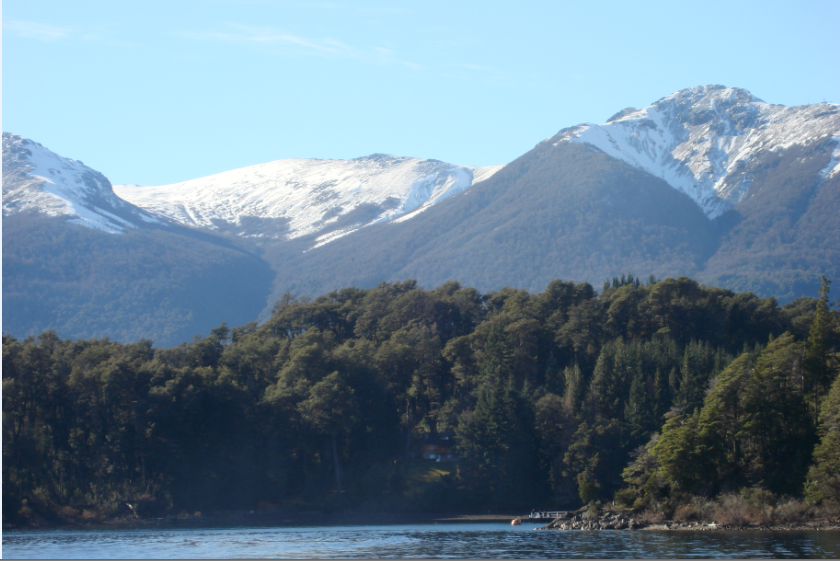
#> input picture testes/test2.jpg, 840 x 561 px
$ python test3.py   (older library calls are emulated)
#> lines starting #> are read from the running program, lines starting #| are printed output that depends on the picture; after the words box and inside, x2 and y2 are one past the last pixel; in counts of white or black regions, pixels touching at a corner belong together
from scipy import ndimage as ndi
import matplotlib.pyplot as plt

from skimage.morphology import watershed, disk
from skimage import data, io, color
from skimage.filters import rank
from skimage.util import img_as_ubyte


# image = img_as_ubyte(data.camera())
image = io.imread('test2.jpg')
#> image is the input picture: shape (561, 840, 4); mean R, G, B, A 106.5, 130.2, 147.5, 255
image = color.rgb2gray(image)
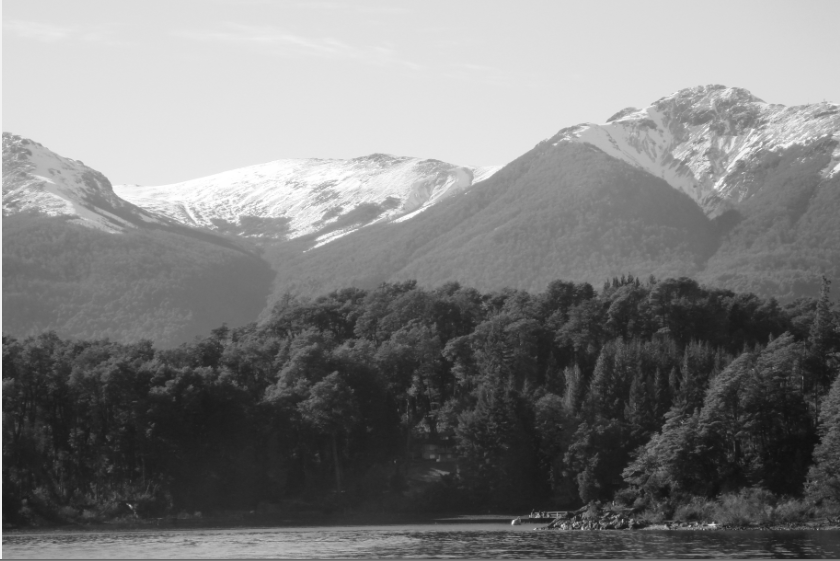
#> image: shape (561, 840) float64; min 0.0642, max 1, mean 0.496


# denoise image
denoised = rank.median(image, disk(6))

# find continuous region (low gradient -
# where less than 10 for this image) --> markers
# disk(5) is used here to get a more smooth image
markers = rank.gradient(denoised, disk(10)) < 10
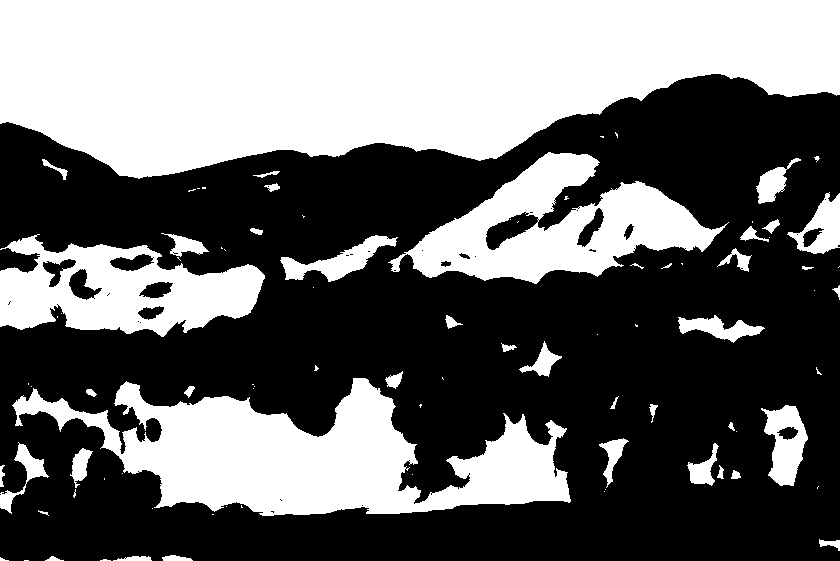
#> markers: shape (561, 840) bool; 41.9% white; 89 white regions (47 under 20 px), largest, box (x1, y1, x2, y2) and area: (0, 0, 840, 179) 111486, (12, 378, 571, 516) 37208, (388, 152, 729, 284) 19549
markers = ndi.label(markers)[0]
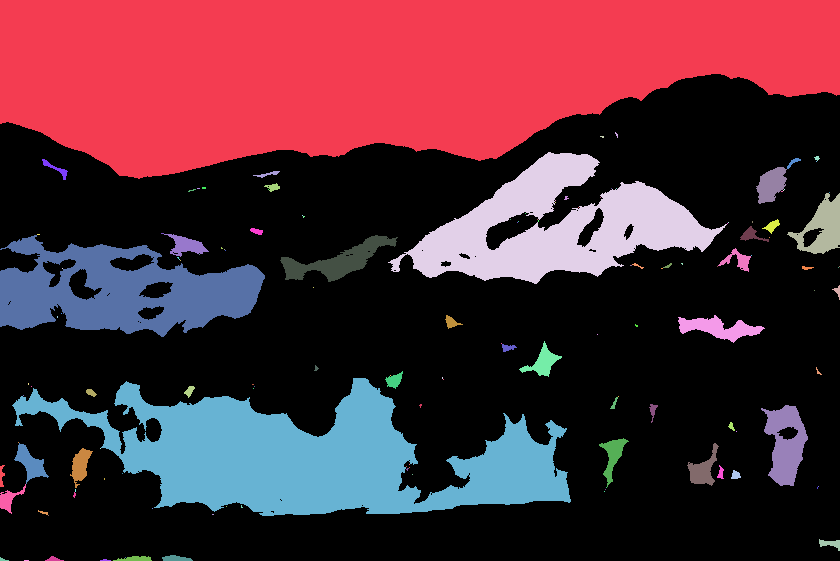
#> markers: shape (561, 840) int32; 139 distinct labels, from 0 to 138; one colour per label, 0 black

# local gradient (disk(2) is used to keep edges thin)
gradient = rank.gradient(denoised, disk(2))
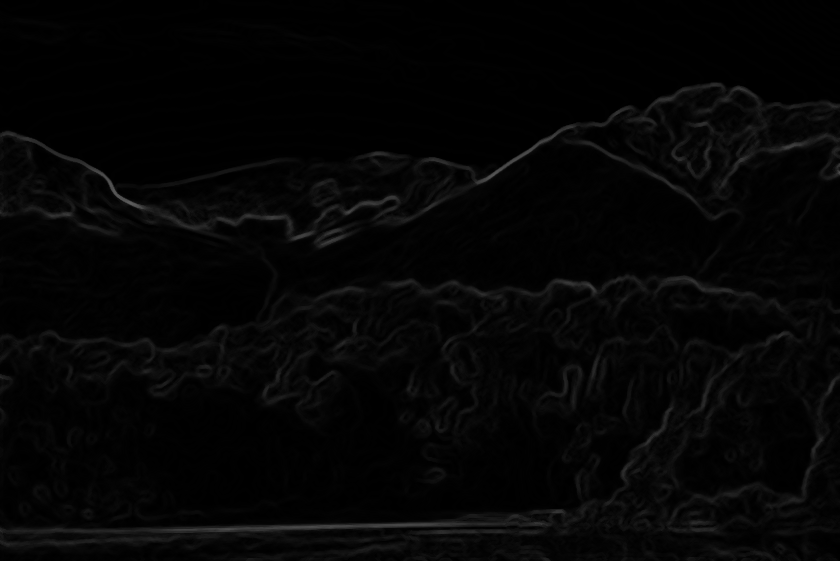
#> gradient: shape (561, 840); min 0, max 94, mean 4.8

# process the watershed
labels = watershed(gradient, markers)
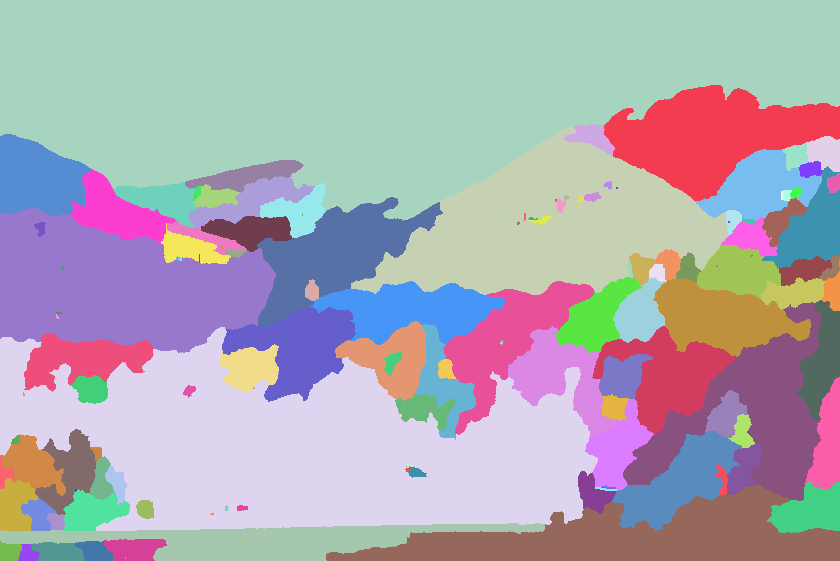
#> labels: shape (561, 840) int32; 138 distinct labels, from 1 to 138; one colour per label, 0 black

# display results
fig, axes = plt.subplots(nrows=2, ncols=2, figsize=(8, 8), sharex=True, sharey=True, subplot_kw={'adjustable':'box-forced'})
ax = axes.ravel()

ax[0].imshow(image, cmap=plt.cm.gray, interpolation='nearest')
ax[0].set_title("Original")

ax[1].imshow(gradient, cmap=plt.cm.spectral, interpolation='nearest')
ax[1].set_title("Local Gradient")

ax[2].imshow(markers, cmap=plt.cm.spectral, interpolation='nearest')
ax[2].set_title("Markers")

ax[3].imshow(image, cmap=plt.cm.gray, interpolation='nearest')
ax[3].imshow(labels, cmap=plt.cm.spectral, interpolation='nearest', alpha=.7)
ax[3].set_title("Segmented")

for a in ax:
    a.axis('off')

fig.tight_layout()
plt.show()
